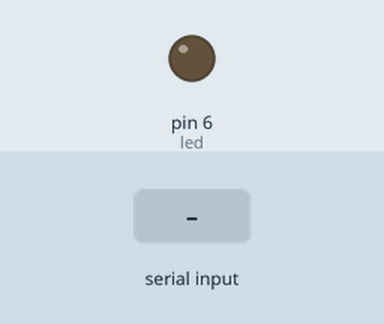
Bench run of a sketch on a simulated Arduino Uno, built with avr-gcc and run on an emulated ATmega328P. Parts: output pins drawn as LEDs (lit = HIGH). Inputs (shaded band) come from the test bench.

Above: at 1.2 s.
1.3 s: "1" received over Serial
At 2.1 s:
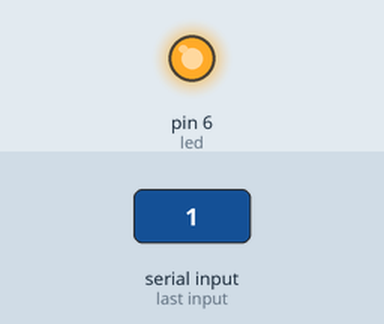
2.8 s: "2" received over Serial
At 3.2 s:
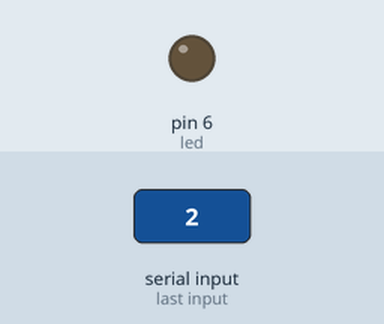
Timing chart, 0 to 5.8 s (numbered marks = the images above; inputs shaded):
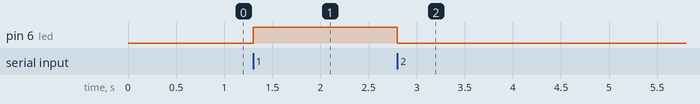

Measured:
- after the input at 1.3 s, pin 6 (led): LOW → HIGH at once
- after the input at 2.8 s, pin 6 (led): HIGH → LOW at once

The sketch:

connect.ino
```cpp
//  this program to control in led using bluetooth sensor
//

int led =6; // define the led pin
char val;   // variable to read data in it
void setup() {
  Serial.begin(9600);     // start serial
  pinMode(led,OUTPUT);    // made led pin as output pin

}

void loop() {
  val=Serial.read();    // read 1 or 2 from the sensor
  // if the value is 1 make led on
  if(val=='1')
  {
    digitalWrite(led,HIGH);
  }
  // if the value is 1 make led off
  else if(val=='2')
  {
    digitalWrite(led,LOW);
  }
}
```
